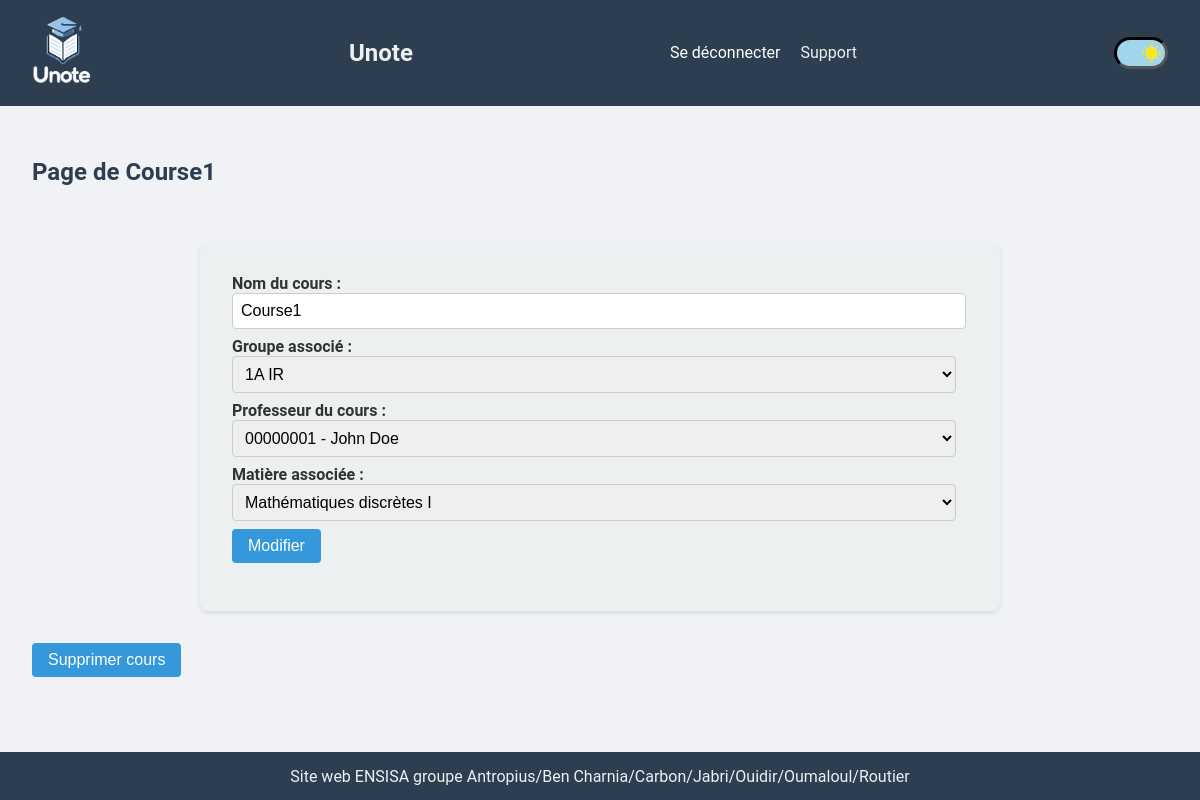
The page /administration/update_course/1/ (signed in) on the database its author committed.
### administration/models.py (models this page shows, shortened)
class Course(models.Model):
    name = models.CharField(max_length=255)
    group = models.ForeignKey(Group, on_delete=models.CASCADE)
    teacher = models.ForeignKey(CustomUser, on_delete=models.CASCADE)
    subject = models.ForeignKey(Subject, on_delete=models.CASCADE)

class Group(models.Model):
    GROUP_TYPE_CHOICES = (
        ('promo', 'Promotion'),
        ('td_group', 'Groupe de TD'),
        ('tp_group', 'Groupe de TP'),
        ('generic_group', 'Groupe générique'),
    )
    type = models.CharField(max_length=255, choices=GROUP_TYPE_CHOICES,
                            default='promo')
    name = models.CharField(max_length=255)
    ues = models.ManyToManyField(UE, related_name='groups')
    users = models.ManyToManyField(CustomUser, related_name='users_groups')
    def __str__(self):
        return self.name

class Subject(models.Model):
    name = models.CharField(max_length=255)
    coeff = models.IntegerField()
    def __str__(self):
        return self.name

### administration/views.py (the view, shortened to what this page needs)
# urls.py: path("update_course/<int:pk>/", views.CourseUpdateView.as_view(),
@method_decorator(login_required, name='dispatch')
class CourseUpdateView(UpdateView):
    model = Course
    template_name = 'administration/update_course.html'
    form_class = CourseForm
    def get_context_data(self, **kwargs):
        context = super().get_context_data(**kwargs)
        course = self.get_object()
        context['course'] = course
        return context
    def dispatch(self, request, *args, **kwargs):
        if not request.user.user_type == 'admin':
            return redirect('main:error_403')
        return super().dispatch(request, *args, **kwargs)

### administration/forms.py
class CourseForm(forms.ModelForm):
    class Meta:
        model = Course
        fields = ['name', 'group', 'teacher', 'subject']
        labels = {
            'name': 'Nom du cours',
            'group': 'Groupe associé',
            'teacher': 'Professeur du cours',
            'subject': 'Matière associée'
        }
    def __init__(self, *args, **kwargs):
        super().__init__(*args, **kwargs)
        self.fields['teacher'].queryset = CustomUser.objects.filter(
            user_type='teacher')

### users/models.py (called while the page is built)
    def __str__(self):
        return f"{self.username} - {self.get_full_name()}"

### administration/templates/administration/update_course.html (shortened to what this page needs)
{% extends "administration/base.html" %}
{% block content %}
<div>
    <h2>Page de {{ course.name }}</h2>
</div>
<div class="form-holder">
    <div class="form-content">
        <div class="form-items revert-colors">
            <form method="post">
                {{form}}
                <input class="black-text" type="submit" value="Modifier">
            </form>
        </div>
    </div>
</div>
<div id="no-background" class="form-items revert-colors">
    <form method="post"
          action="{% url 'administration:delete_course' course.id %}">
        <input class="black-text" type="submit" value="Supprimer cours">
    </form>
</div>
{% endblock %}

### static/style.css (style rules this page uses)
:root { --secondary-color: #2c3e50; --admin-menu-link-color: #2980b9; --title-link-color: #2980b9; --background-schedule-color: #f0f2f5; --background-schedule-color2: #fff; --schedule-title-color: #1285a1; --taken-cells-background-color: #87d2ff; --taken-cells-exam-background-color: #ff7777; --title-color: #2c3e50; --button-color2: #fff; --link2-color: #2980b9; --submit-background-color1: #2980b9; --body-text-color: #333; --main-text-color: #ecf0f1; --notes-section-color: #333; --notes-section-button-color: #333; --form-input-color: #fff; --form-input-background-color: #ecf0f1; --link-color: #2980b9; --table-border-color: #ddd; --link-hover-color: #732d91; --lates-link-color: #2980b9; --button-background-color: #3498db; --button-link-color: #3498db; --main-background-color: #f0f2f5; --background-color-1: #f0f2f5; --call-done-background-color: #c0fdde; --white-color: #fff; --f2-color): #f2f2f2; --placeholder-color: #888888; --font-size: 16px; --toggle_height: 16em; --toggle_width: 30em; --toggle_btn_radius: 10em; --background-color-night: #080125; --background-color-day: #A1D4ED; --moon_color: #D9FBFF; --scroll-behavior: smooth; scroll-behavior: var(--scroll-behavior); }
::placeholder { color: var(--placeholder-color); }
body { font-family: 'Roboto', sans-serif; background-color: var(--main-background-color); margin: 0; padding: 0; color: var(--body-text-color); }
h2, h3 { font-size: 1.5em; color: var(--title-color); margin-bottom: 1em; }
input[type="text"], input[type="number"], select { padding: 0.25em; border: 1px solid #ccc; border-radius: 4px; }
.form-holder { display: flex; justify-content: center; align-items: flex-start; height: 100%; padding-top: 2em; }
.form-items.revert-colors { background-color: var(--form-input-background-color); }
.form-items.revert-colors input.black-text, button.black-text { color: var(--form-input-color); }
.form-content { max-width: 800px; width: 100%; }
#no-background { background: none; box-shadow: none; padding-left: 0; }
.form-items { background-color: var(--main-text-color); padding: 2em; border-radius: 8px; box-shadow: 0 2px 4px rgba(0, 0, 0, 0.1); }
.form-items form { margin-bottom: 1em; }
.form-items input[type="text"], .form-items input[type="file"], .form-items select { width: calc(100% - 20px); padding: 0.5em; border: 1px solid #ccc; border-radius: 4px; margin-bottom: 0.5em; font-size: 1em; }
.form-items input[type="submit"] { background-color: var(--button-background-color); border: none; color: var(--white-color); padding: 0.5em 1em; font-size: 1em; cursor: pointer; border-radius: 4px; }
.form-items input[type="datetime-local"], .form-items input[type="number"], .form-items select, .form-items input[type="checkbox"] { width: calc(100% - 12px); padding: 0.5em; border: 1px solid #ccc; border-radius: 4px; margin-bottom: 0.5em; font-size: 1em; }
.form-items label { font-weight: bold; }
body { transition: all .2s ease-in-out; }

### rows shown on the page
Course: name "Course1", group "1A IR", teacher "00000001 - John Doe", subject "Mathématiques discrètes I"
